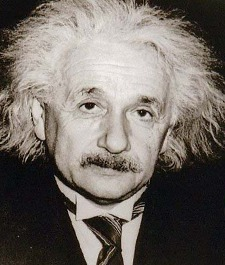
#> input picture Assignment1/einstein.jpg, 225 x 265 px
$ python '13 - Problem5Exercise4.py'
#> lines starting #> are read from the running program, lines starting #| are printed output that depends on the picture
#4. Average the input image with its mirror image.
#	30/08/2015		Draft Version

import cv2

#Define and implement mirror function
def mirrorImageExample():
    sourceImage=cv2.imread('einstein.jpg')
#> sourceImage is the input picture: shape (265, 225, 3); mean B, G, R 102.6, 108.7, 115.7
    destImage=sourceImage.copy()
    destImage=cv2.flip(sourceImage,1)
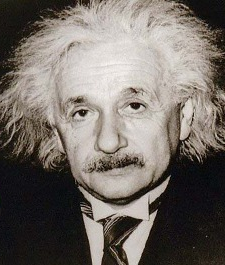
#> destImage: shape (265, 225, 3); mean B, G, R 102.6, 108.7, 115.7

    #Display Mirrored Image
    #cv2.imshow('mirrored image',destImage)

    #Saved in Local Scripts Directory
    cv2.imwrite('mirrored.jpg',destImage)
    cv2.waitKey(0)
    cv2.destroyAllWindows()

#Average of Mirror and Original Image
def avgMirrorImageExampleInbuiltFunctionExample():
    img1 = cv2.imread('einstein.jpg')
    img2 = cv2.imread('mirrored.jpg')
    dst = cv2.addWeighted(img1,0.5,img2,0.5,0)
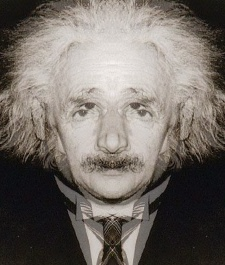
#> dst: shape (265, 225, 3); mean B, G, R 102.6, 108.8, 115.7
    cv2.imshow('average mixed image',dst)
    cv2.waitKey(0)
    cv2.destroyAllWindows()

#Invoke Mirror function
mirrorImageExample()
#Average with Original and Mirrored Image
avgMirrorImageExampleInbuiltFunctionExample()

$ run again, with Assignment1/dreamflower.jpg copied over Assignment1/einstein.jpg
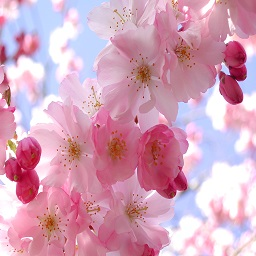
#> input picture Assignment1/dreamflower.jpg, 256 x 256 px
#> in mirrorImageExample, sourceImage is the input picture: shape (256, 256, 3); mean B, G, R 185.5, 162.2, 211.2
#> in mirrorImageExample, `destImage=cv2.flip(sourceImage,1)`:
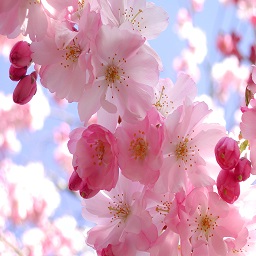
#> destImage: shape (256, 256, 3); mean B, G, R 185.5, 162.2, 211.2
#> in avgMirrorImageExampleInbuiltFunctionExample, `dst = cv2.addWeighted(img1,0.5,img2,0.5,0)`:
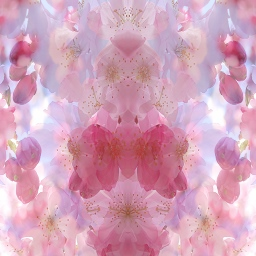
#> dst: shape (256, 256, 3); mean B, G, R 185.5, 162.2, 211.1
